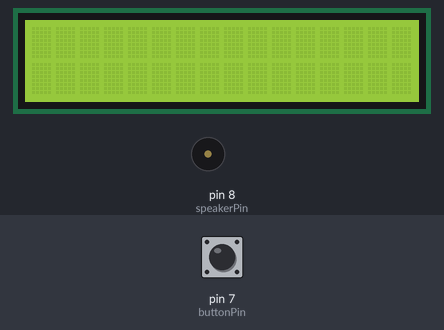
The sketch below on a simulated Arduino Uno, built with avr-gcc and run on an emulated ATmega328P. On the bench: 16×2 character LCD, buzzer (waves = sounding). Inputs (shaded band) come from the test bench; at power-on: pin 7 (buttonPin) HIGH. Random numbers use the default seed unless the sketch sets one.

Above: at 0.8 s.
0.9 s: pin 7 (buttonPin) pulled LOW for 0.15 s
At 1.34 s:
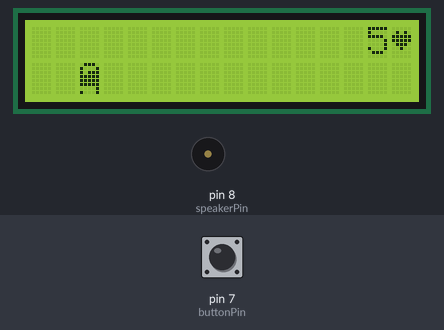
1.6 s: pin 7 (buttonPin) pulled LOW for 1 s
At 2.72 s:
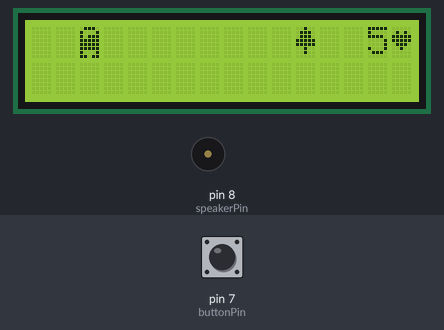
3.2 s: pin 7 (buttonPin) pulled LOW for 3.2 s
At 5.1 s:
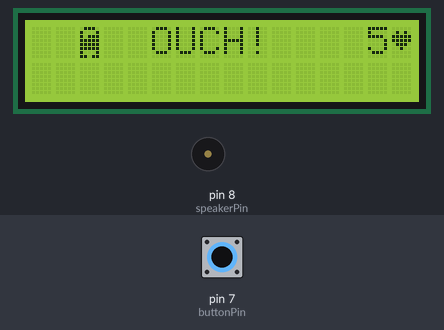
7.0 s: pin 7 (buttonPin) pulled LOW for 0.15 s
At 7.32 s:
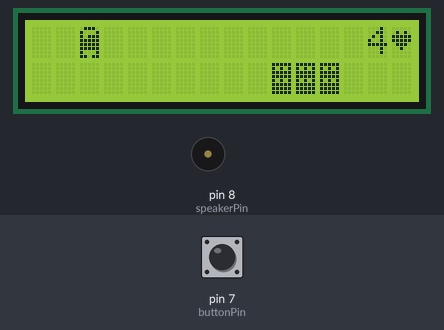
7.7 s: pin 7 (buttonPin) pulled LOW for 3.2 s
At 9.7 s:
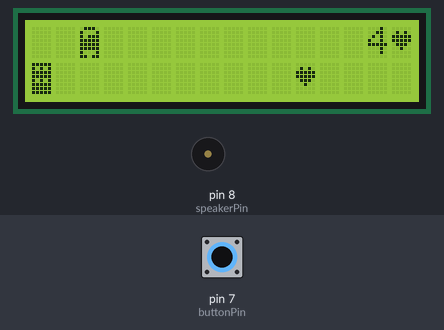
11.5 s: pin 7 (buttonPin) pulled LOW for 1 s
At 13.7 s:
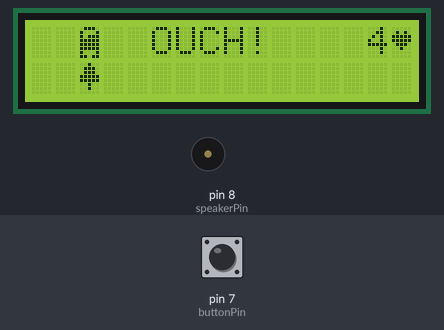
Timing chart, 0 to 16.1 s (numbered marks = the images above; inputs shaded):
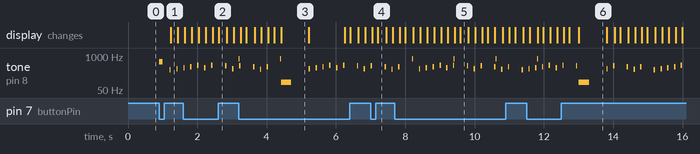

Measured:
- after the input at 0.9 s, tone on pin 8 (speakerPin): plays 600 Hz for 0.10 s, 294 Hz for 0.04 s, 330 Hz for 0.04 s, starting at once; the display: changes after 0.34 s (image 1)
- what the display in image 3 shows lasts 0.8 s, from 4.4 s to 5.2 s

The sketch:

amongrun.ino
```cpp
#include <LiquidCrystal.h>

LiquidCrystal lcd(12, 11, 5, 4, 3, 2);

const int buttonPin = 7;
const int speakerPin = 8;

static const char kAppVersion[] = "v4.4";

// --- Symbols & Animation Frames ---
byte crew_L[8] = {0b01110, 0b10001, 0b10111, 0b11111, 0b11111, 0b11111, 0b10000, 0b10001};
byte crew_R[8] = {0b01110, 0b10001, 0b10111, 0b11111, 0b11111, 0b11111, 0b00001, 0b10001};
byte crew_J[8] = {0b01110, 0b10001, 0b10111, 0b11111, 0b11111, 0b11111, 0b10001, 0b11011};
byte monster[8]= {0b10001, 0b01110, 0b10101, 0b11111, 0b10101, 0b01110, 0b11111, 0b10001};
byte tree[8]   = {0b00100, 0b01110, 0b01110, 0b11111, 0b11111, 0b00100, 0b00100, 0b00000};
byte bat[8]    = {0b01010, 0b10001, 0b10101, 0b11111, 0b11111, 0b10101, 0b01010, 0b00100};
byte build[8]  = {0b11111, 0b10101, 0b11111, 0b11111, 0b10101, 0b11111, 0b11111, 0b11111};
byte bolt[8]   = {0b00010, 0b00100, 0b01000, 0b11111, 0b00100, 0b01000, 0b10000, 0b00000};
byte heart[8]  = {0b00000, 0b01010, 0b11111, 0b11111, 0b01110, 0b00100, 0b00000, 0b00000};
byte potion[8] = {0b01110, 0b00100, 0b01010, 0b10001, 0b11111, 0b10101, 0b11111, 0b00000};
byte clockSym[8]={0b00000, 0b01110, 0b10101, 0b10111, 0b10001, 0b01110, 0b00000, 0b00000};

// --- Music ---
int melody[] = {294, 330, 349, 392, 440, 349, 440, 0, 415, 330, 415, 0, 392, 311, 392, 0};
int monsterMelody[] = {82, 82, 82, 164, 155, 146, 138, 130, 82, 82, 82, 164, 155, 146, 138, 130};
int noteIndex = 0;

// --- State ---
int statsHearts = 0, statsPotions = 0, statsJumps = 0, statsTreesEaten = 0;
unsigned long gameStartTime, lastMoveTime, jumpStartTime, heroStartTime, undergroundStartTime;
int playerLevel = 0, health = 5, currentSpeed = 200;
int obsRow = 1, obsCol = -1, platCol = -10, platWidth = 0, itemCol = -10, itemType, itemRow;
bool isJumping = false, isHero = false, isUnderground = false, gameStarted = false;

void setup() {
  lcd.begin(16, 2);
  loadDefaultSprites();
  pinMode(buttonPin, INPUT_PULLUP);
  pinMode(speakerPin, OUTPUT);
  randomSeed(analogRead(0));
  showTutorial();
}

void loadDefaultSprites() {
  lcd.createChar(0, crew_L);  lcd.createChar(1, tree);   lcd.createChar(2, heart);
  lcd.createChar(3, monster); lcd.createChar(4, potion); lcd.createChar(5, build);
  lcd.createChar(6, crew_R);  lcd.createChar(7, crew_J);
}

void showTutorial() {
  unsigned long lastToggle = 0;
  int page = 0;
  while(digitalRead(buttonPin) == HIGH) {
    if (millis() - lastToggle > 2500) {
      lastToggle = millis();
      lcd.clear();
      if (page == 0) {
        lcd.print("CITY RUN ");
        lcd.print(kAppVersion);
        lcd.setCursor(0,1); lcd.print("PRESS TO START");
      } else {
        lcd.write(4); lcd.print("=Monster "); lcd.write(2); lcd.print("=Life");
        lcd.setCursor(0,1); lcd.createChar(4, bolt); lcd.write(4); lcd.print("=Subway  ");
        lcd.createChar(4, clockSym); lcd.write(4); lcd.print("=Slow");
        lcd.createChar(4, potion);
      }
      page = (page + 1) % 2;
    }
  }
  tone(speakerPin, 600, 100); delay(300);
  startGame();
}

void startGame() {
  statsHearts = 0; statsPotions = 0; statsJumps = 0; statsTreesEaten = 0;
  gameStarted = true; gameStartTime = millis();
  playerLevel = 0; isJumping = false; isHero = false; isUnderground = false; health = 5;
  obsCol = -1; itemCol = -10; platCol = -10; noteIndex = 0;
}

void loop() {
  if (!gameStarted) return;
  unsigned long now = millis();

  if (now - gameStartTime < 300000) currentSpeed = 200 - ((now - gameStartTime) / 2140);

  int uT = 0; if (isUnderground) {
    uT = 20 - ((now - undergroundStartTime) / 1000);
    if (uT <= 0) { isUnderground = false; loadDefaultSprites(); }
  }

  int hT = 0; if (isHero) {
    hT = 10 - ((now - heroStartTime) / 1000);
    if (hT <= 0) isHero = false;
  }

  if (digitalRead(buttonPin) == LOW && !isJumping) {
    isJumping = true; jumpStartTime = now; statsJumps++;
    tone(speakerPin, isHero ? 150 : 800, 20);
    playerLevel++; if (playerLevel > 2) playerLevel = 2;
  }
  if (isJumping && (now - jumpStartTime > 1200)) isJumping = false;

  if (!isJumping) {
    bool onPlat = (platCol <= 2 && (platCol + platWidth) > 2);
    if (onPlat && playerLevel >= 1) playerLevel = 1; else playerLevel = 0;
  }

  if (now - lastMoveTime > currentSpeed) {
    lastMoveTime = now;
    int note = isHero ? monsterMelody[noteIndex % 16] : melody[noteIndex % 16];
    tone(speakerPin, isUnderground ? note/2 : note, 40);
    noteIndex++;

    lcd.clear();
    obsCol--; platCol--; itemCol--;

    if (obsCol + 3 < 0 && platCol + platWidth < 0) {
      if (random(0, 5) == 0) { obsCol = 15; obsRow = random(0, 2); }
      else if (!isUnderground && random(0, 4) == 0) { platCol = 15; platWidth = random(3, 7); }
    }

    // ITEM SPAWNING LOGIC: Potions removed in Underground
    if (itemCol < -10 && random(0, 35) == 0) {
      itemCol = 15; itemRow = random(0, 2);
      itemType = random(0, 4);
      // If we roll a Potion (1) while underground, change it to a Clock (3)
      if (isUnderground && itemType == 1) itemType = 3;
    }

    if (isUnderground) lcd.createChar(1, bat); else lcd.createChar(1, tree);

    if (itemType == 3) lcd.createChar(4, clockSym);
    else if (itemType == 2) lcd.createChar(4, bolt);
    else lcd.createChar(4, potion);

    drawFrame(uT, hT);
  }
  checkCollisions();
}

void drawFrame(int uT, int hT) {
  lcd.setCursor(14, 0); lcd.print(health); lcd.write(2);
  if (isUnderground) { lcd.setCursor(0, 0); lcd.print("U:"); lcd.print(uT); }
  else if (isHero) { lcd.setCursor(0, 0); lcd.print("M:"); lcd.print(hT); }

  if (obsCol >= 0 && obsCol < 16) { lcd.setCursor(obsCol, obsRow); lcd.write(1); }

  for (int i = 0; i < platWidth; i++) {
    int p = platCol + i;
    if (p >= 0 && p < 16) { lcd.setCursor(p, 1); lcd.write(5); }
  }

  if (itemCol >= 0 && itemCol < 16) {
    lcd.setCursor(itemCol, itemRow);
    if (itemType == 0) lcd.write(2);
    else lcd.write(4);
  }

  lcd.setCursor(2, (playerLevel == 0 ? 1 : 0));
  if (isHero) lcd.write(3);
  else if (isJumping) lcd.write(7);
  else lcd.write((noteIndex % 2 == 0) ? 0 : 6);
}

void checkCollisions() {
  int pR = (playerLevel == 0 ? 1 : 0);
  if (obsCol == 2 && obsRow == pR) {
    if (isHero) { obsCol = -1; statsTreesEaten++; tone(speakerPin, 60, 40); }
    else handleCrash();
  }
  if (itemCol == 2 && itemRow == pR) {
    if (itemType == 0) { statsHearts++; if (health < 5) health++; tone(speakerPin, 1200, 50); }
    else if (itemType == 1) { statsPotions++; isHero = true; heroStartTime = millis(); }
    else if (itemType == 2) { isUnderground = true; undergroundStartTime = millis(); }
    else if (itemType == 3) { gameStartTime = millis(); }
    itemCol = -10;
  }
}

void handleCrash() {
  health--; tone(speakerPin, 100, 300);
  if (health <= 0) showStats();
  else {
    lcd.setCursor(5, 0); lcd.print("OUCH!"); delay(800);
    obsCol = -1; itemCol = -10; platCol = -10; isJumping = false; playerLevel = 0;
  }
}

void showStats() {
  gameStarted = false;
  unsigned long t = (millis() - gameStartTime) / 1000;
  unsigned long lastToggle = 0; bool page = true;
  while(digitalRead(buttonPin) == HIGH) {
    if (millis() - lastToggle > 2000) {
      lastToggle = millis(); lcd.clear();
      if (page) {
        lcd.setCursor(3,0); lcd.print("GAME OVER!");
        lcd.setCursor(1,1); lcd.print("TIME: "); lcd.print(t/60); lcd.print("m "); lcd.print(t%60); lcd.print("s");
      } else {
        lcd.write(2); lcd.print(":"); lcd.print(statsHearts);
        lcd.setCursor(8,0); lcd.createChar(4, potion); lcd.write(4); lcd.print(":"); lcd.print(statsPotions);
        lcd.setCursor(0,1); lcd.print("TREES EATEN: "); lcd.print(statsTreesEaten);
      }
      page = !page;
    }
  }
  loadDefaultSprites(); startGame();
}
```
